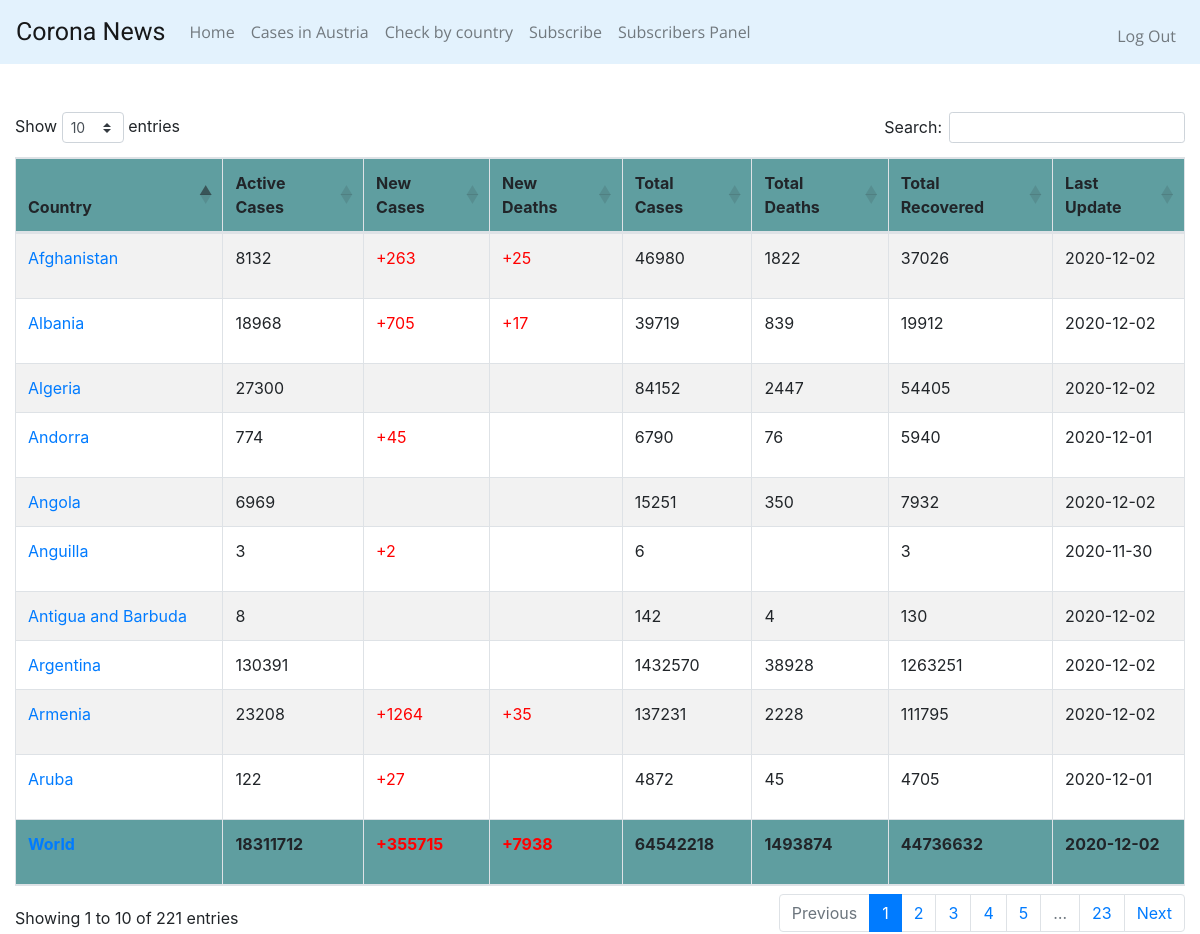
The page /casesWorld (signed in) on the database its author committed.
### tables this page shows
CREATE TABLE casesWorld (id INTEGER PRIMARY KEY AUTOINCREMENT NOT NULL, country TEXT, active INTEGER, new INTEGER, deaths INTEGER, totalCases INTEGER, totalDeaths INTEGER, totalRecovered INTEGER, date date);

### app.py (the view)
@app.route("/casesWorld")
def casesWorld():
    tblCasesWorld = "casesWorld"
    tableValues = {}
    totalCases = {}
    tableValues = select_cases(tblCasesWorld)
    totalCases = select_cases_where_country(tblCasesWorld, "World")
    return render_template('casesWorld.html', casesWorld=tableValues, totalCases=totalCases)

### app.py (called while the page is built)
@app.after_request
def after_request(response):
    response.headers["Cache-Control"] = "no-cache, no-store, must-revalidate"
    response.headers["Expires"] = 0
    response.headers["Pragma"] = "no-cache"
    return response

### coronaCasesDAO.py (called while the page is built)
def select_cases(tableName):
    conn = connect_to_db()
    conn.row_factory = dict_factory
    cursor = conn.cursor()
    format_str = """SELECT country, active, new, deaths, totalCases, totalDeaths, totalRecovered, date FROM "{table}";"""
    sql_command = format_str.format(table=tableName)
    cursor.execute(sql_command)
    result = cursor.fetchall()
    conn.close()
    return result

def select_cases_where_country(tableName, country):
    conn = connect_to_db()
    conn.row_factory = dict_factory
    cursor = conn.cursor()
    format_str = """SELECT country, active, new, deaths, totalCases, totalDeaths, totalRecovered, date FROM "{table}" WHERE country="{countryName}";"""
    sql_command = format_str.format(table=tableName, countryName=country)
    cursor.execute(sql_command)
    result = cursor.fetchall()
    conn.close()
    return result

### helpers.py (called while the page is built)
def connect_to_db():
    conn = sqlite3.connect('coronaDatabase.db')
    return conn

def dict_factory(cursor, row):
    d = {}
    for idx, col in enumerate(cursor.description):
        d[col[0]] = row[idx]
    return d

### templates/casesWorld.html (shortened to what this page needs)
{% extends "layout.html" %}
{% block headSergiu %}
    <link href="https://cdn.datatables.net/1.10.22/css/dataTables.bootstrap4.min.css" rel="stylesheet">
{% endblock %}
{% block main %}
    <div class="col">
        <br>
        <table id="example" class="table table-striped table-bordered" style="width:100%">
            <thead>
                <tr style="background-color:cadetblue">
                    <th>Country</th>
                    <th>Active Cases</th>
                    <th>New Cases</th>
                    <th>New Deaths</th>
                    <th>Total Cases</th>
                    <th>Total Deaths</th>
                    <th>Total Recovered</th>
                    <th>Last Update</th>
                </tr>
            </thead>
            <tfoot>
                {% for dict_item in totalCases %}
                <tr style="background-color: cadetblue; font-weight: bold;">
                    <td >
                        {% set country = dict_item.get("country") %}
                        <a href="/history/{{ country }}" target="_blank">{{ country }}</a>
                    </td>
                    <td>
                        {{dict_item.get("active")}}
                    </td>
                    <td style="color:red;">
                        {% set new = dict_item.get("new") %}
                        {% if new != "" %}
                            <p>+{{ new }}</p>
                        {% else %}
                            <p></p>
                        {% endif %}
                    </td>
                    <td style="color:red;">
                        {% set deaths = dict_item.get("deaths") %}
                        {% if deaths != "" %}
                            <p>+{{ deaths }}</p>
                        {% else %}
                            <p></p>
                        {% endif %}
                    </td>
                    <td>
                        {{dict_item.get("totalCases")}}
                    </td>
                    <td>
                        {{dict_item.get("totalDeaths")}}
                    </td>
                    <td>
                        {{dict_item.get("totalRecovered")}}
                    </td>
                    <td>
                        {{dict_item.get("date")}}
                    </td>
                </tr>
                {% endfor %}
            </tfoot>
            <tbody>
            {% for dict_item in casesWorld %}
                <tr>
                        <td>
                            {% set country = dict_item.get("country") %}
                            <a href="/history/{{ country }}">{{ country }}</a>
                        </td>
                        <td>
                            {{dict_item.get("active")}}
                        </td>
                        <td style="color: red;">
                            {% set new = dict_item.get("new") %}
                            {% if new != "" %}
                                <p>+{{ new }}</p>
                            {% else %}
                                <p></p>
                            {% endif %}
                        </td>
                        <td style="color: red;">
                            {% set deaths = dict_item.get("deaths") %}
                            {% if deaths != "" %}
                                <p>+{{ deaths }}</p>
                            {% else %}
                                <p></p>
                            {% endif %}
                        </td>
                        <td>
                            {{dict_item.get("totalCases")}}
                        </td>
                        <td>
                            {{dict_item.get("totalDeaths")}}
                        </td>
                        <td>
                            {{dict_item.get("totalRecovered")}}
                        </td>
                        <td>
                            {{dict_item.get("date")}}
                        </td>
                </tr>
            {% endfor %}
            </tbody>
        </table>
    </div>
{% endblock %}

### rows shown on the page
casesWorld: country "World", get "18311712", new "355715", deaths "7938", get "64542218", get "1493874", get "44736632", get "2020-12-02"
casesWorld: country "Argentina", get "130391", get "1432570", get "38928", get "1263251", get "2020-12-02"
casesWorld: country "Armenia", get "23208", new "1264", deaths "35", get "137231", get "2228", get "111795", get "2020-12-02"
casesWorld: country "Algeria", get "27300", get "84152", get "2447", get "54405", get "2020-12-02"
casesWorld: country "Afghanistan", get "8132", new "263", deaths "25", get "46980", get "1822", get "37026", get "2020-12-02"
casesWorld: country "Albania", get "18968", new "705", deaths "17", get "39719", get "839", get "19912", get "2020-12-02"
casesWorld: country "Angola", get "6969", get "15251", get "350", get "7932", get "2020-12-02"
casesWorld: country "Andorra", get "774", new "45", get "6790", get "76", get "5940", get "2020-12-01"
casesWorld: country "Aruba", get "122", new "27", get "4872", get "45", get "4705", get "2020-12-01"
casesWorld: country "Antigua and Barbuda", get "8", get "142", get "4", get "130", get "2020-12-02"
casesWorld: country "Anguilla", get "3", new "2", get "6", get "2020-11-30"
